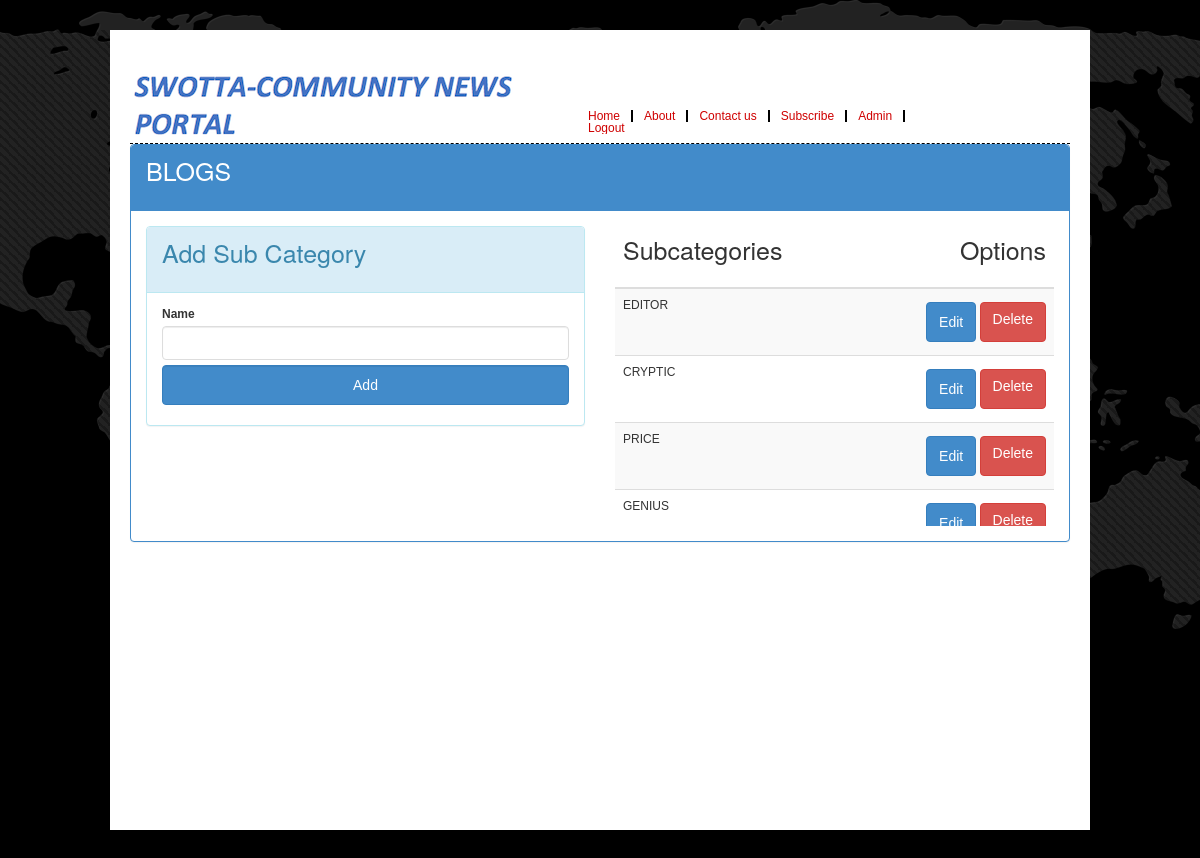
/categorydetails.php?id=2&name=BLOGS (signed in), run on the app's committed database.
### tables this page shows
CREATE TABLE `subcategory` (
  `id` int(20) NOT NULL,
  `cid` int(20) NOT NULL,
  `name` varchar(500) NOT NULL
);

### php/allFunctions.php (called while the page is built, shortened)
<?php
include "php/dbConnection.php";
  function getSubCategory($cid){
    global $connection;
    $query = "SELECT
    sc.id,
    sc.name
    FROM subcategory as sc where sc.cid='$cid'";
    $result = mysqli_query($connection, $query);
    return $result;
  }
?>

### categorydetails.php (the view, shortened to what this page needs)
<?php
 include_once('php/allFunctions.php');
   $cid = $_GET['id'];
   $name = $_GET['name'];
   $result = getSubCategory($cid);
?>
<!DOCTYPE html>
<html>
<head>
<link rel="stylesheet" type="text/css" href="assets/font/font-awesome.min.css" />
<link rel="stylesheet" type="text/css" href="assets/font/font.css" />
<link rel="stylesheet" type="text/css" href="assets/css/bootstrap.min.css" media="screen" />
<link rel="stylesheet" type="text/css" href="assets/css/style.css" media="screen" />
<link rel="stylesheet" type="text/css" href="assets/css/myStyle.css" media="screen" />
<link rel="stylesheet" type="text/css" href="assets/css/responsive.css" media="screen" />
<link rel="stylesheet" type="text/css" href="assets/css/jquery.bxslider.css" media="screen" />
</head>
<body>
<div class="body_wrapper">
  <div class="center">
    <div class="header_area">
      <div class="logo floatleft"><a href="#"><img src="images/logo12.png" alt="" /></a></div>
      <div class="top_menu floatleft">
        <ul>
          <li><a href="index.php">Home</a></li>
          <li><a href="#">About</a></li>
          <li><a href="#">Contact us</a></li>
          <li><a href="#">Subscribe</a></li>
            <?php
          if(isset($_SESSION['email'])){
                if(isset($_SESSION['admin'])){
                  print('<li><a href="admin.php">Admin</a></li>');
                }
                  print('<li><a href="logout.php">Logout</a></li>');
              }
               else {
                print('<li><a href="login.php">Login</a></li>');
             }
        ?>
        </ul>
      </div>
   </div>
   <section>
        <div class="panel panel-primary">
		    <div class="panel-heading">
			    <span> <h2><?php echo $name; ?></h2></span>
			</div>
		    <div class="panel-body" id="pBody">
				<div class="row">
                 <div class="col-md-6">
   	   				<div class="panel panel-info">
	                    <div class="panel-heading">
	                    	<span class="contactHead"><h2>Add Sub Category</h2></span>
	                    </div>
	                    <div class="panel-body">
	                        <form action="addsubc.php" method="post">
	                            <label for="subc" >Name</label>
	                            <input class="form-control" type="text" name="subc" id="subc" required>
	                            <?php printf('<input type="text" name="cat" hidden value="%s">',$cid);
	                             ?>
	                            <button name="add"  type="submit" class="form-control btn btn-primary" style="margin-top:5px">Add</button>
	                        </form>
	                    </div>
					</div>
		        </div>
		        <div class="col-md-6" style="max-height: 300px; overflow: auto;">
		            <table class="table table-striped">
		            <thead>
		                <tr>
			            	<th><h2>Subcategories</h2></th>
			            	<th><h2 class="pull-right">Options</h2></th>
		            	</tr>
		            </thead>
		            <tbody>
		        	<?php
		        		while ($row=mysqli_fetch_assoc($result)) {
		        			 print("<tr>");
		        			 	printf('<td>
		        			 		<div id="%s">
		        			 		  <span>%s</span>
		        			 		</div>
		        			 		</td>', $row['name'], $row['name']);
		        			 	printf('<td>
                                            <span class="pull-right">
											<button class="btn btn-primary" onclick="editSubc(\'%s\', \'%s\')">Edit</button>
											<a type="button" class="btn btn-danger" href="php/deletesubc.php?id=%s">Delete</a></span>
		        			 		</td>',$row['name'],$row['id'], $row['id']);
		        			 print("</tr>");
		        		}
		        	?>
		        	</tbody>
		        	</table>
		        </div>
		     </div>
		</div>
	</div>
   </section>
</body>
</html>

### assets/css/style.css (style rules this page uses)
* { margin:0; padding:0 }
body { font-family:Arial; font-size:12px; line-height:13px; background:url("images/site_bg.png") top center no-repeat fixed #000; min-height: 100vh; }
a { color:#000; text-decoration:none }
input[type=text], input[type=password], textarea { border:1px solid #ddd; padding:5px }
input[type=submit] h1, h2, h4, h5, h6 { font-weight:normal; margin:0 0 15px }
h2 { font-size:25px; line-height:30px }
img { max-width:100%; height:auto }
.floatleft { float:left }
.center { min-height: 100vh; width:980px; display:block; margin:0 auto; padding:20px; background:#fff; transition:all 1.3s ease 0s; -moz-transition:all 1.3s ease 0s; -webkit-transition:all 1.3s ease 0s; -o-transition:all 1.3s ease 0s; -ms-transition:all 1.3s ease 0s }
div { overflow:hidden }
.body_wrapper { min-height: 100vh; background:url("images/body_bg.png") repeat; margin-top:30px; margin-bottom:30px }
.logo { margin-top:20px }
.top_menu { margin-left:60px; margin-top:60px; width:330px }
.top_menu ul { list-style:none outside none; margin:0; padding:0 }
.top_menu ul li { float:left; border-right:2px solid #000 }
.top_menu ul li:last-child { border-right:none }
.top_menu ul li a { color:#CF0000; display:block; font-size:12px; padding:0 11px; line-height:12px }

### assets/css/myStyle.css (style rules this page uses)
.fc,.btn { margin:5px 0px 5px 0px; height: 40px; }
.header_area { border-bottom: 0.5px dashed black; }

### data on the page
subcategory: name "EDITOR"
subcategory: name "CRYPTIC"
subcategory: name "PRICE"
subcategory: name "GENIUS"

### other printed values
$name "BLOGS"
